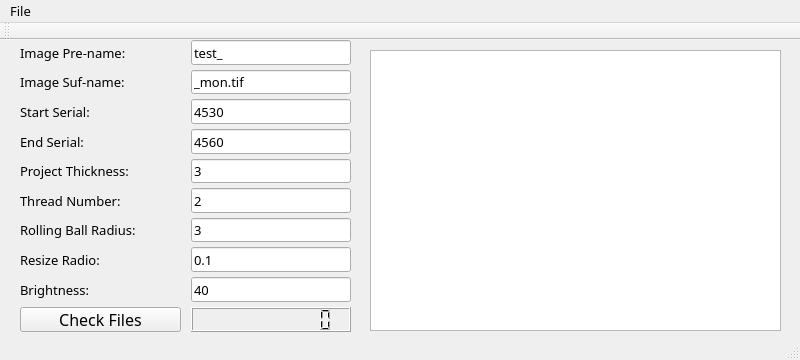
<?xml version="1.0" encoding="UTF-8"?>
<ui version="4.0">
 <class>pre_mapClass</class>
 <widget class="QMainWindow" name="pre_mapClass">
  <property name="geometry">
   <rect>
    <x>0</x>
    <y>0</y>
    <width>800</width>
    <height>360</height>
   </rect>
  </property>
  <property name="minimumSize">
   <size>
    <width>800</width>
    <height>360</height>
   </size>
  </property>
  <property name="maximumSize">
   <size>
    <width>800</width>
    <height>360</height>
   </size>
  </property>
  <property name="font">
   <font>
    <family>微软雅黑</family>
    <pointsize>10</pointsize>
   </font>
  </property>
  <property name="windowTitle">
   <string>pre_map</string>
  </property>
  <widget class="QWidget" name="centralWidget">
   <widget class="QWidget" name="gridLayoutWidget">
    <property name="geometry">
     <rect>
      <x>0</x>
      <y>0</y>
      <width>361</width>
      <height>301</height>
     </rect>
    </property>
    <layout class="QGridLayout" name="gridLayout" rowstretch="0,0,0,0,0,0,0,0,0,0,0,0,0,0" columnstretch="0,0,0,0">
     <property name="sizeConstraint">
      <enum>QLayout::SetDefaultConstraint</enum>
     </property>
     <property name="leftMargin">
      <number>20</number>
     </property>
     <property name="topMargin">
      <number>0</number>
     </property>
     <property name="rightMargin">
      <number>10</number>
     </property>
     <property name="bottomMargin">
      <number>10</number>
     </property>
     <property name="horizontalSpacing">
      <number>10</number>
     </property>
     <property name="verticalSpacing">
      <number>5</number>
     </property>
     <item row="13" column="1">
      <widget class="QPushButton" name="pushButton">
       <property name="enabled">
        <bool>true</bool>
       </property>
       <property name="sizePolicy">
        <sizepolicy hsizetype="Expanding" vsizetype="Fixed">
         <horstretch>0</horstretch>
         <verstretch>0</verstretch>
        </sizepolicy>
       </property>
       <property name="font">
        <font>
         <family>微软雅黑</family>
         <pointsize>12</pointsize>
        </font>
       </property>
       <property name="text">
        <string>Check Files</string>
       </property>
      </widget>
     </item>
     <item row="7" column="1">
      <widget class="QLabel" name="label_5">
       <property name="font">
        <font>
         <family>微软雅黑</family>
         <pointsize>10</pointsize>
        </font>
       </property>
       <property name="text">
        <string>Project Thickness:</string>
       </property>
      </widget>
     </item>
     <item row="3" column="3">
      <widget class="QLineEdit" name="lineEdit">
       <property name="focusPolicy">
        <enum>Qt::StrongFocus</enum>
       </property>
       <property name="contextMenuPolicy">
        <enum>Qt::DefaultContextMenu</enum>
       </property>
       <property name="text">
        <string>test_</string>
       </property>
      </widget>
     </item>
     <item row="6" column="1">
      <widget class="QLabel" name="label_4">
       <property name="font">
        <font>
         <family>微软雅黑</family>
         <pointsize>10</pointsize>
        </font>
       </property>
       <property name="text">
        <string>End Serial:</string>
       </property>
      </widget>
     </item>
     <item row="9" column="3">
      <widget class="QLineEdit" name="lineEdit_7">
       <property name="text">
        <string>3</string>
       </property>
      </widget>
     </item>
     <item row="3" column="1">
      <widget class="QLabel" name="label">
       <property name="font">
        <font>
         <family>微软雅黑</family>
         <pointsize>10</pointsize>
         <weight>50</weight>
         <bold>false</bold>
        </font>
       </property>
       <property name="text">
        <string>Image Pre-name:</string>
       </property>
      </widget>
     </item>
     <item row="4" column="1">
      <widget class="QLabel" name="label_2">
       <property name="font">
        <font>
         <family>微软雅黑</family>
         <pointsize>10</pointsize>
        </font>
       </property>
       <property name="text">
        <string>Image Suf-name:</string>
       </property>
      </widget>
     </item>
     <item row="5" column="3">
      <widget class="QLineEdit" name="lineEdit_3">
       <property name="text">
        <string>4530</string>
       </property>
      </widget>
     </item>
     <item row="6" column="3">
      <widget class="QLineEdit" name="lineEdit_4">
       <property name="text">
        <string>4560</string>
       </property>
      </widget>
     </item>
     <item row="5" column="1">
      <widget class="QLabel" name="label_3">
       <property name="font">
        <font>
         <family>微软雅黑</family>
         <pointsize>10</pointsize>
        </font>
       </property>
       <property name="text">
        <string>Start Serial:</string>
       </property>
      </widget>
     </item>
     <item row="4" column="3">
      <widget class="QLineEdit" name="lineEdit_2">
       <property name="text">
        <string>_mon.tif</string>
       </property>
      </widget>
     </item>
     <item row="7" column="3">
      <widget class="QLineEdit" name="lineEdit_5">
       <property name="text">
        <string>3</string>
       </property>
      </widget>
     </item>
     <item row="9" column="1">
      <widget class="QLabel" name="label_7">
       <property name="font">
        <font>
         <family>微软雅黑</family>
         <pointsize>10</pointsize>
        </font>
       </property>
       <property name="text">
        <string>Rolling Ball Radius:</string>
       </property>
      </widget>
     </item>
     <item row="12" column="1">
      <spacer name="verticalSpacer">
       <property name="orientation">
        <enum>Qt::Vertical</enum>
       </property>
       <property name="sizeHint" stdset="0">
        <size>
         <width>20</width>
         <height>40</height>
        </size>
       </property>
      </spacer>
     </item>
     <item row="12" column="3">
      <spacer name="verticalSpacer_2">
       <property name="orientation">
        <enum>Qt::Vertical</enum>
       </property>
       <property name="sizeHint" stdset="0">
        <size>
         <width>20</width>
         <height>40</height>
        </size>
       </property>
      </spacer>
     </item>
     <item row="8" column="1">
      <widget class="QLabel" name="label_6">
       <property name="font">
        <font>
         <family>微软雅黑</family>
         <pointsize>10</pointsize>
        </font>
       </property>
       <property name="text">
        <string>Thread Number:</string>
       </property>
      </widget>
     </item>
     <item row="10" column="1">
      <widget class="QLabel" name="label_8">
       <property name="font">
        <font>
         <family>微软雅黑</family>
         <pointsize>10</pointsize>
        </font>
       </property>
       <property name="text">
        <string>Resize Radio:</string>
       </property>
      </widget>
     </item>
     <item row="8" column="3">
      <widget class="QLineEdit" name="lineEdit_6">
       <property name="text">
        <string>2</string>
       </property>
      </widget>
     </item>
     <item row="10" column="3">
      <widget class="QLineEdit" name="lineEdit_8">
       <property name="text">
        <string>0.1</string>
       </property>
      </widget>
     </item>
     <item row="13" column="3">
      <widget class="QLCDNumber" name="lcdNumber">
       <property name="lineWidth">
        <number>1</number>
       </property>
       <property name="numDigits">
        <number>10</number>
       </property>
       <property name="intValue" stdset="0">
        <number>0</number>
       </property>
      </widget>
     </item>
     <item row="11" column="1">
      <widget class="QLabel" name="label_9">
       <property name="font">
        <font>
         <family>微软雅黑</family>
         <pointsize>10</pointsize>
        </font>
       </property>
       <property name="text">
        <string>Brightness:</string>
       </property>
      </widget>
     </item>
     <item row="11" column="3">
      <widget class="QLineEdit" name="lineEdit_9">
       <property name="text">
        <string>40</string>
       </property>
      </widget>
     </item>
    </layout>
   </widget>
   <widget class="QWidget" name="verticalLayoutWidget">
    <property name="geometry">
     <rect>
      <x>360</x>
      <y>0</y>
      <width>431</width>
      <height>301</height>
     </rect>
    </property>
    <layout class="QVBoxLayout" name="verticalLayout">
     <property name="margin">
      <number>10</number>
     </property>
     <item>
      <widget class="QTextEdit" name="textEdit">
       <property name="undoRedoEnabled">
        <bool>false</bool>
       </property>
       <property name="readOnly">
        <bool>true</bool>
       </property>
      </widget>
     </item>
    </layout>
   </widget>
  </widget>
  <widget class="QMenuBar" name="menuBar">
   <property name="geometry">
    <rect>
     <x>0</x>
     <y>0</y>
     <width>800</width>
     <height>23</height>
    </rect>
   </property>
   <widget class="QMenu" name="menuFile">
    <property name="title">
     <string>File</string>
    </property>
    <addaction name="actionSrc"/>
    <addaction name="actionDst"/>
   </widget>
   <addaction name="menuFile"/>
  </widget>
  <widget class="QToolBar" name="mainToolBar">
   <attribute name="toolBarArea">
    <enum>TopToolBarArea</enum>
   </attribute>
   <attribute name="toolBarBreak">
    <bool>false</bool>
   </attribute>
  </widget>
  <widget class="QStatusBar" name="statusBar"/>
  <action name="actionSrc">
   <property name="text">
    <string>src</string>
   </property>
  </action>
  <action name="actionDst">
   <property name="text">
    <string>dst</string>
   </property>
  </action>
 </widget>
 <layoutdefault spacing="6" margin="11"/>
 <resources>
  <include location="pre_map.qrc"/>
 </resources>
 <connections/>
</ui>
